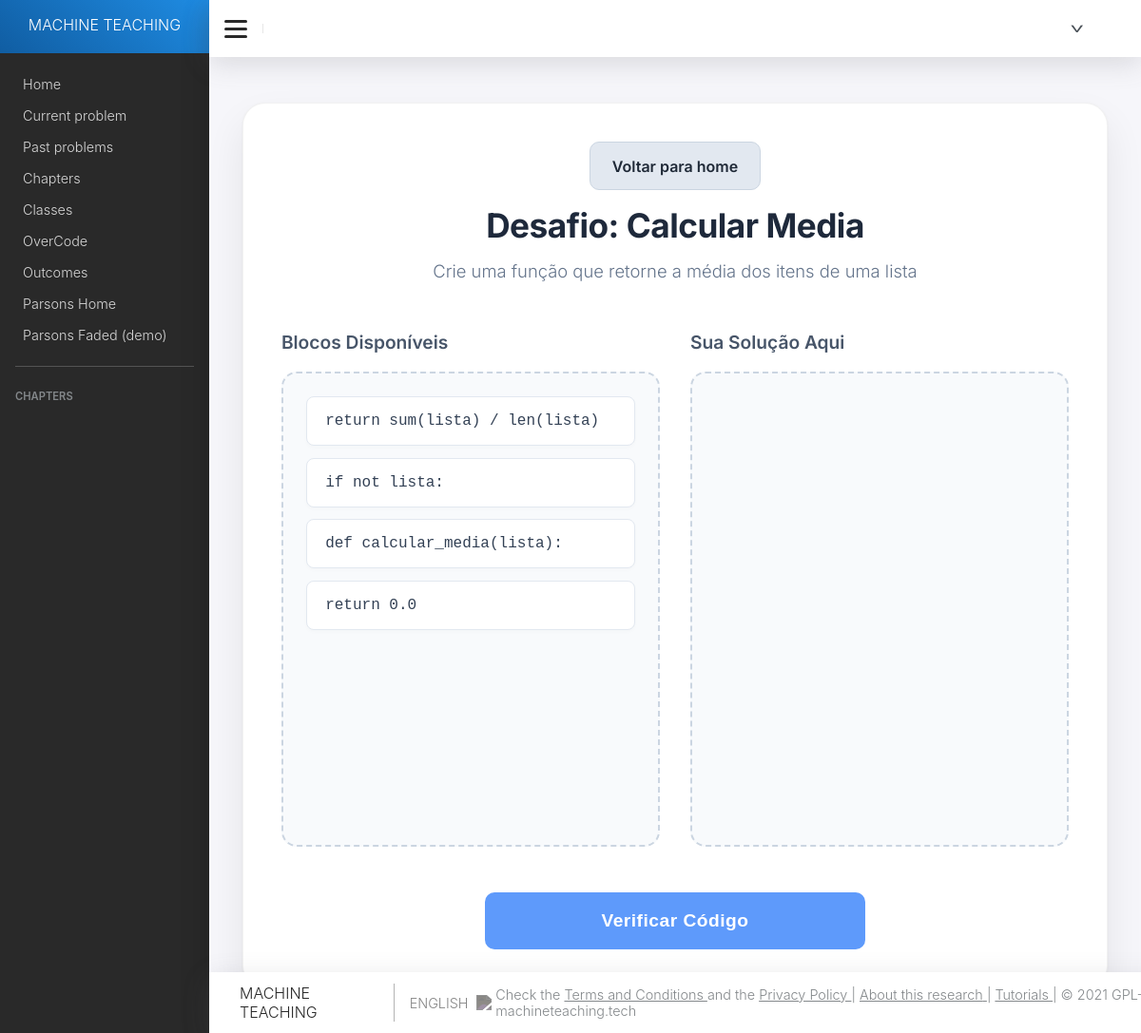
/parsons/1/ (signed in), run on the app's committed database.
### parsons/models.py (models this page shows, shortened)
class Problem(models.Model):
    QUESTION_TYPES = (("C", "Code"),
                      ("M", "Multiple Choice"),
                      ("T", "Text"),
                      ("P", "Parsons Problem"),
                      ("F", "Parsons Faded Problem"))
    question_type = models.CharField(max_length=2, choices=QUESTION_TYPES,
                                     default="C")
    title = models.CharField(max_length=200, blank=False)
    content = models.TextField(blank=False)
    options = models.TextField(blank=True)
    difficulty = models.CharField(max_length=200, blank=True)
    link = models.URLField(blank=True)
    retrieved_date = models.DateTimeField(blank=True, auto_now_add=True)
    crawler = models.CharField(max_length=200, blank=True)
    hint = models.TextField(blank=True)
    faded_id = models.PositiveIntegerField(blank=True, null=True, unique=True)
    objects = ProblemManager()
    chapter = models.ManyToManyField(Chapter, through='ExerciseSet')
    test_case_generator = models.TextField(blank=True, null=True)
    history = HistoricalRecords()
    class Meta:
        verbose_name = ('Problem')
        verbose_name_plural = ('Problems')

### parsons/views.py (the view)
# urls.py: path('<int:problem_id>/', views.show_problem, name='show_problem'),
@login_required
def show_problem(request, problem_id):
     problema = get_object_or_404(Problem, id=problem_id, question_type='P')
     context = get_problem(problem_id)
     if problema.question_type == 'P':
         return resolver_parsons(request, problem_id)
     return render(request, 'questions/show_problem.html', context)

### parsons/get_problem.py (called while the page is built)
def get_problem(problem_id):
    problem = Problem.objects.get(pk=problem_id)
    problem.content = problem.content.replace('\`','`').replace('`','\`').replace('(<','(').replace('>)',')')
    options = problem.options.split("\r\n\r\n")
    LOGGER.debug("Got problem %d", problem.id)
    dictSolutions = {}
    solutions = Solution.objects.filter(problem=problem, ignore=False)  #Pegando soluções de todas as linguagens
    func_name = solutions.first().header   #Pegando o nome da função
    context = {
        "problem": problem,
        "options": options,
        "problem_func_name": func_name,
        "title": _('Problem'),
    }
    return context

### parsons/views.py (called while the page is built)
def verifica_indentacao(linha):
    espacos_iniciais = len(linha) - len(linha.lstrip())
    nivel_indentacao = espacos_iniciais // 4
    texto_limpo = linha.strip()
    return nivel_indentacao, texto_limpo

### parsons/templates/parsons.html (shortened to what this page needs)
{% extends "base.html" %} {% load static %} {% load i18n %} {% block content %}
<link
  rel="stylesheet"
  href="https://cdnjs.cloudflare.com/ajax/libs/font-awesome/6.4.0/css/all.min.css"
/>
<div class="parsons-container">
  <div class="parsons-header">
    <div class="parsons-header-nav">
      <a class="button-secondary" href="{% url 'parsons_home' %}"
        >Voltar para home</a
      >
    </div>
    <h2>Desafio: {{ problema.title }}</h2>
    <p>{{ problema.content }}</p>
  </div>
  <div class="workspace">
    <div class="workspace-column">
      <h3>Blocos Disponíveis</h3>
      <div id="blocos-disponiveis" class="caixa">
        {% for linha in linhas_embaralhadas %}
        <div class="linha-codigo" data-codigo="{{ linha }}" data-indent="0">
          <span class="codigo-texto">{{ linha }}</span>
        </div>
        {% endfor %}
      </div>
    </div>
    <div class="workspace-column">
      <h3>Sua Solução Aqui</h3>
      <div id="area-solucao" class="caixa"></div>
    </div>
  </div>
  <div class="action-container">
    <button class="btn-verificar" onclick="validarResposta()">
      Verificar Código
    </button>
  </div>
</div>
{% endblock %}

### parsons/static/css/styles.css (style rules this page uses)
html { box-sizing: border-box; }
html, body { height: 100%; }
*, *:before, *:after { box-sizing: inherit; }
:root { --primary: #2196F3; --box-shadow: rgba(100, 100, 111, 0.2) 0px 7px 29px 0px; --text-color: rgb(41, 41, 41); --red: rgb(255, 65, 65); --green: rgb(84, 210, 87); --yellow: #FEC809; }
body { margin: 0; font-family: Nunito, -apple-system, BlinkMacSystemFont, Segoe UI, Roboto, Helvetica Neue, Arial, Noto Sans, sans-serif, Apple Color Emoji, Segoe UI Emoji, Segoe UI Symbol, Noto Color Emoji !important; font-weight: 300; color: var(--text-color); font-size: 1rem; }
div { box-sizing: border-box; cursor: default; }
h1,h2,h3,h4,h5 { margin: 1.5rem 0 1rem 0; margin-top: 0; font-family: inherit; font-weight: 500; line-height: 1.2; color: var(--text-color); cursor: default; }
h3 { margin-bottom: 1rem; }
p { cursor: default; }
span { cursor: default; }
a { color: var(--text-color); text-decoration: none; cursor: pointer; }
.parsons-container { font-family: 'Inter', sans-serif; width: 96%; max-width: 1400px; margin: 2rem auto; padding: 2.5rem; background: #ffffff; border-radius: 24px; box-shadow: 0 20px 40px rgba(0, 0, 0, 0.08), 0 1px 3px rgba(0, 0, 0, 0.05); border: 1px solid rgba(0, 0, 0, 0.05); }
.parsons-header { text-align: center; margin-bottom: 3rem; }
.parsons-header h2 { font-size: 2.2rem; font-weight: 700; color: #1e293b; margin-bottom: 0.8rem; letter-spacing: -0.5px; }
.parsons-header p { color: #64748b; font-size: 1.15rem; max-width: 800px; margin: 0 auto; line-height: 1.6; }
.workspace { display: flex; gap: 2rem; margin-bottom: 2rem; }
.workspace-column { flex: 1; display: flex; flex-direction: column; }
.workspace-column h3 { font-size: 1.2rem; font-weight: 600; color: #475569; margin-bottom: 1.2rem; display: flex; align-items: center; gap: 0.5rem; }
.caixa { flex: 1; min-height: 500px; background: #f8fafc; border: 2px dashed #cbd5e1; border-radius: 16px; padding: 1.5rem; transition: all 0.3s ease; display: flex; flex-direction: column; gap: 0.8rem; }
.linha-codigo { background: #ffffff; border: 1px solid #e2e8f0; border-radius: 8px; padding: 1rem 1.2rem; font-family: 'Fira Code', 'Courier New', Courier, monospace; font-size: 1rem; color: #334155; cursor: grab; box-shadow: 0 2px 4px rgba(0, 0, 0, 0.02); transition: all 0.2s ease; user-select: none; position: relative; display: flex; align-items: center; justify-content: space-between; word-break: break-word; }
.codigo-texto { flex: 1; }
.action-container { text-align: center; margin-top: 3rem; }
.button-secondary { display: inline-block; margin-bottom: 1rem; padding: 0.9rem 1.4rem; border-radius: 10px; background: #e2e8f0; color: #1f2937; text-decoration: none; font-weight: 600; border: 1px solid #cbd5e1; }
.btn-verificar { background: linear-gradient(135deg, #5e9afb 0%, #5e9afb 100%); color: white; border: none; padding: 1.2rem 3rem; font-size: 1.2rem; font-weight: 600; border-radius: 10px; cursor: pointer; transition: all 0.3s cubic-bezier(0.4, 0, 0.2, 1); letter-spacing: 0.5px; width: 100%; max-width: 400px; }

### data on the page
Problem: title "Calcular Media", content "Crie uma função que retorne a média dos itens de uma lista"

### other printed values
{{ linha }} "return sum(lista) / len(lista)" "if not lista:" "def calcular_media(lista):" "return 0.0"
